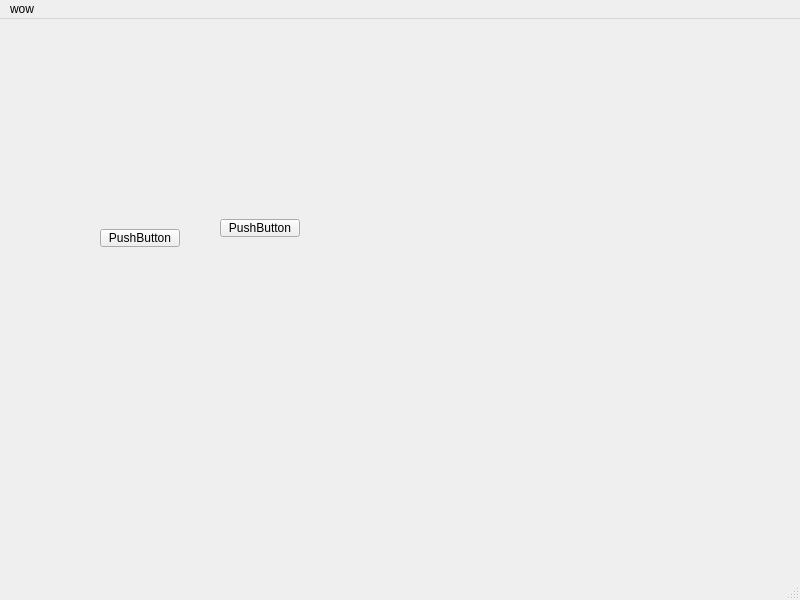
<?xml version="1.0" encoding="UTF-8"?>
<ui version="4.0">
 <class>MainWindow</class>
 <widget class="QMainWindow" name="MainWindow">
  <property name="geometry">
   <rect>
    <x>0</x>
    <y>0</y>
    <width>800</width>
    <height>600</height>
   </rect>
  </property>
  <property name="windowTitle">
   <string>MainWindow</string>
  </property>
  <widget class="QWidget" name="centralwidget">
   <widget class="QPushButton" name="pushButton">
    <property name="geometry">
     <rect>
      <x>100</x>
      <y>210</y>
      <width>80</width>
      <height>18</height>
     </rect>
    </property>
    <property name="text">
     <string>PushButton</string>
    </property>
   </widget>
   <widget class="QPushButton" name="pushButton_2">
    <property name="geometry">
     <rect>
      <x>220</x>
      <y>200</y>
      <width>80</width>
      <height>18</height>
     </rect>
    </property>
    <property name="text">
     <string>PushButton</string>
    </property>
   </widget>
  </widget>
  <widget class="QMenuBar" name="menubar">
   <property name="geometry">
    <rect>
     <x>0</x>
     <y>0</y>
     <width>800</width>
     <height>17</height>
    </rect>
   </property>
   <widget class="QMenu" name="menuwow">
    <property name="title">
     <string>wow</string>
    </property>
    <addaction name="actionhaha"/>
   </widget>
   <addaction name="menuwow"/>
  </widget>
  <widget class="QStatusBar" name="statusbar"/>
  <action name="actionhaha">
   <property name="text">
    <string>haha</string>
   </property>
  </action>
 </widget>
 <resources/>
 <connections/>
</ui>
